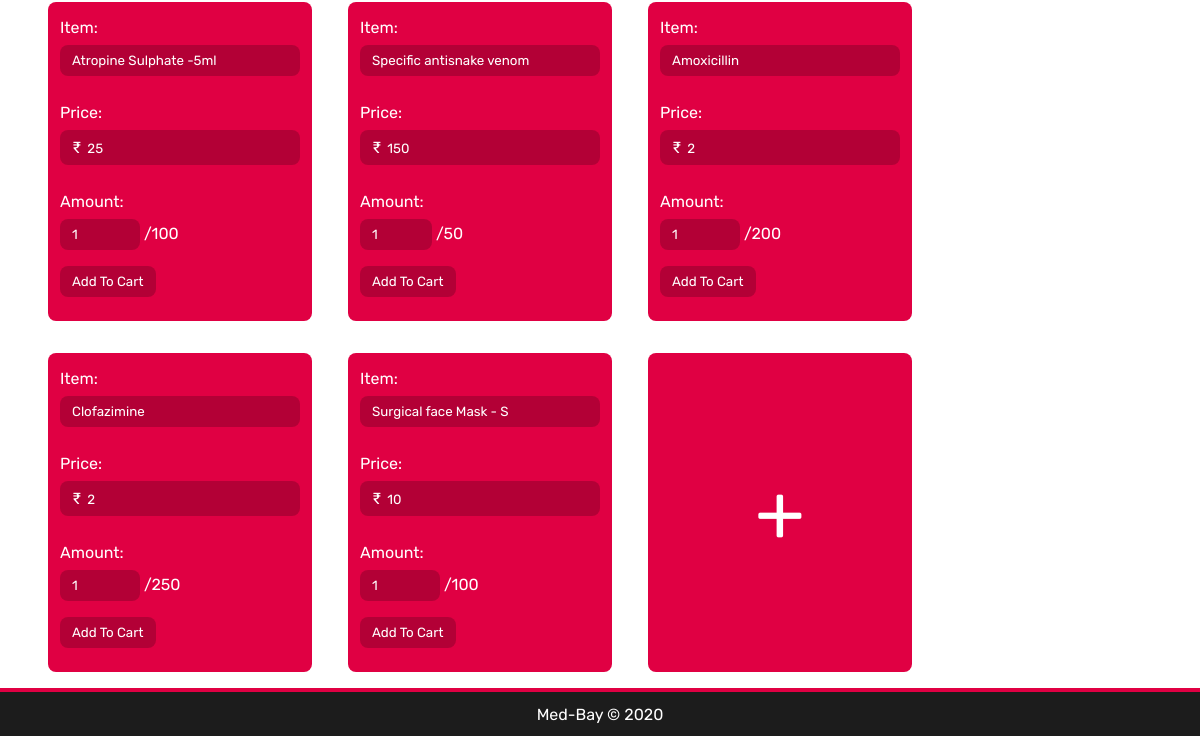
The page /pharmacy/ (signed in, lower part) on the database as committed earlier.
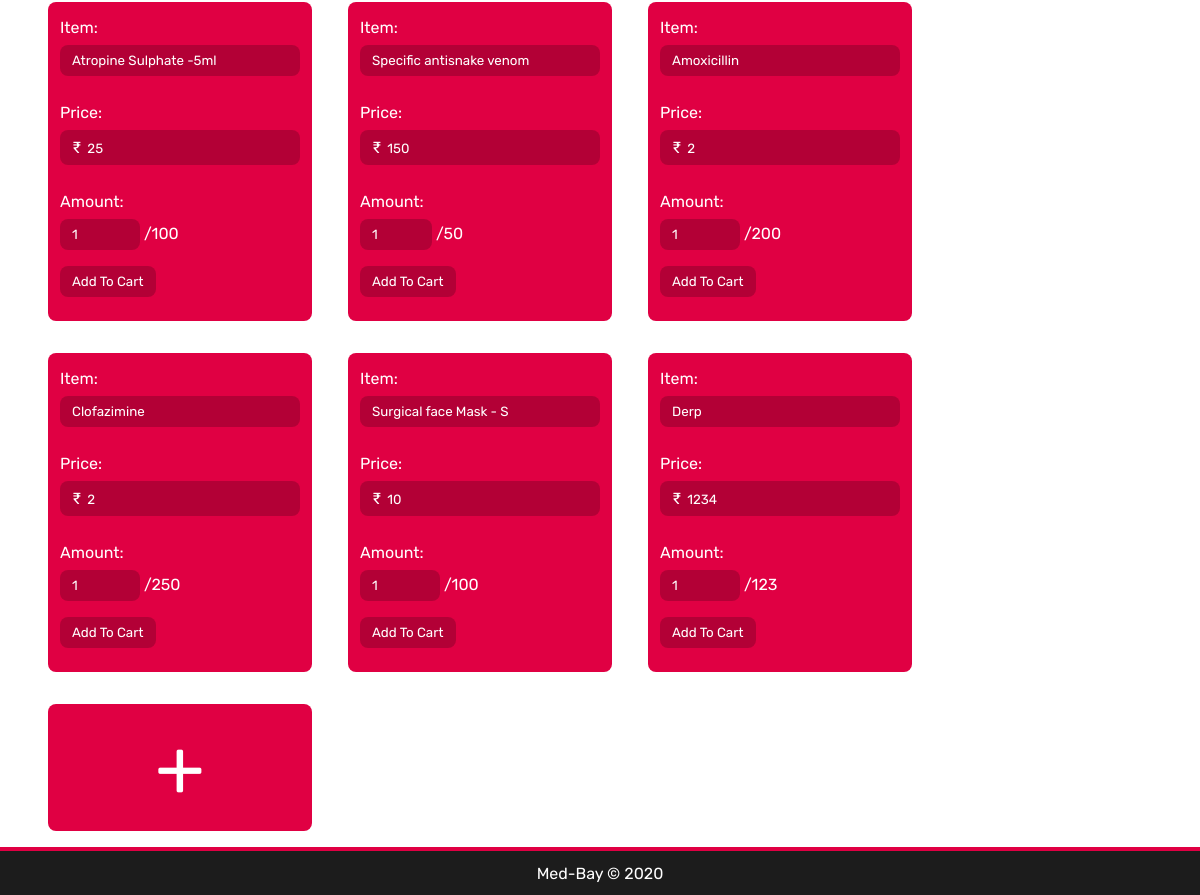
The same page on the database as committed later.
### pharma/models.py (models this page shows, shortened)
class Stock(models.Model):
    name = models.CharField(max_length=30)
    desc = models.TextField()
    price = models.IntegerField()
    quantity = models.IntegerField(default=0)
    deleted = models.BooleanField(default=False)

### pharma/views.py (the view)
# urls.py: path("", views.shop, name="shop"),
@login_required
def shop(request):
    user = User.objects.filter(username=request.user).first()
    if user.staff.role != "p":
        raise PermissionDenied()
    items = Stock.objects.filter(deleted=False)
    items = list(items)
    for item in items:
        if item.quantity < 1:
            items.remove(item)
    return render(request, "pharma/shop.html", context={'items': items})

### pharma/templates/pharma/shop.html (shortened to what this page needs)
{%extends "template.html" %}
{%load static%}
{%block body%}
<div class="shop-container-root">
    <div class="shop-list-container">
        {%for item in items%}
        <div id="{{item.id}}" class="stock-item-container">
            <label class="stock-detail-label">Item: </label>
            <input class="stock-detail" id="{{item.id}}_name" type="text" value="{{item.name}}" readonly><br>
            <label class="stock-detail-label">Price: </label>
            <span class="stock-detail" tabindex="0"><span class="stock-price">&#8377;</span> <input tabindex="-1" class="stock-price" id="age" type="text" value="{{item.price}}" pattern="[0-9]+" readonly></span><br>
                <label class="stock-detail-label">Amount:</label>
            <span>
                <input class="stock-detail" id="{{item.id}}_amount" type="number" min="1" max="{{item.quantity}}" step="1" value="1">
                <label>/{{item.quantity}}</label><br>
                <input class="stock-detail" id="add-to-cart" onclick="addtocart({{item.id}})" type="button" value="Add To Cart">
            </span>
        </div>
        {%endfor%}
        <div id="add-stock" class="stock-item-container" style="align-content: center; justify-content: center; cursor: pointer" onclick="document.location='{% url 'pharma: add_stock' %}'">
            <label style="font-size: 10vh;">+</label>
        </div>
    </div>
</div>
{%endblock%}

Rows that differ between the two databases and show on the page:
added Stock: name "Derp", price "1234", quantity "123"
